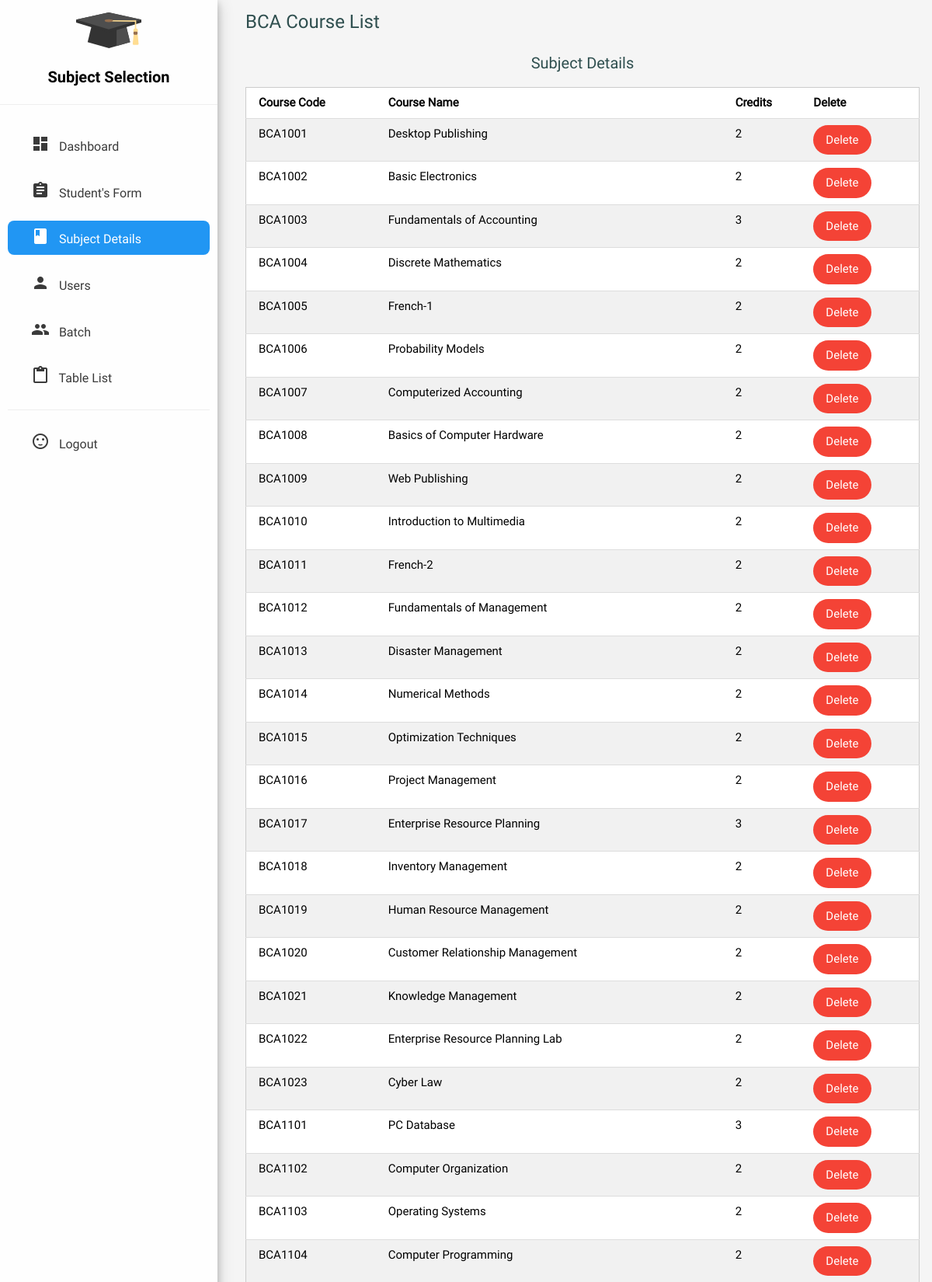
/admin/bcacourselist.php (signed in, upper part), run on the app's committed database.
### tables this page shows
CREATE TABLE `bcasubjectlist` (
  `course_code` varchar(8) NOT NULL COMMENT ' ',
  `course_name` varchar(50) NOT NULL,
  `credits` int(1) NOT NULL,
  `course_type` varchar(25) NOT NULL
);

### admin/bcacourselist.php (the view, shortened to what this page needs)
<!DOCTYPE html>
<html>
    <link rel="stylesheet" href="../css/w3.css">
    <link rel="stylesheet" href="../css/materialfonts.css">
    <body style="background-color: #f5f5f5;">
            <div class="w3-sidebar w3-bar-block w3-collapse w3-card-4 " style="width:280px;background-color: #fefefe;" id="mySidebar">
                <div class="w3-center">
                  <img class="w3-image  w3-margin-top w3-centered" height="30%" width="30%" src="../images/hat.svg" alt="hat" />
                  <p class="w3-centered" style="font-family: robotobold;font-size: 20px;">Subject Selection</p>
                </div>
                <hr>
                <div class="w3-center" style="padding: 10px;">
                    <a href="AdminDashboard.php" class="w3-bar-item w3-button w3-hover-light-gray w3-round-large w3-margin-bottom w3-text-dark-grey" style="font-family: robotoregular;padding-left: 30px;font-size: 16px;" ><i class="material-icons">dashboard</i>&nbsp;&nbsp; Dashboard</a>
                    <a href="AdminStudentForm.php" class="w3-bar-item w3-button w3-hover-light-gray w3-round-large w3-margin-bottom w3-text-dark-grey" style="font-family: robotoregular;padding-left: 30px;font-size: 16px;"><i class="material-icons">assignment</i>&nbsp;&nbsp; Student's Form</a>
                    <a href="AdminSubjectDetails.php" class="w3-bar-item w3-button w3-hover-blue w3-round-large w3-margin-bottom w3-blue w3-text-white" style="font-family: robotoregular;padding-left: 30px;font-size: 16px;"><i class="material-icons">book</i>&nbsp;&nbsp; Subject Details</a>
                    <a href="Users.php" class="w3-bar-item w3-button w3-hover-light-gray w3-round-large w3-margin-bottom w3-text-dark-grey" style="font-family: robotoregular;padding-left: 30px;font-size: 16px;"><i class="material-icons">person</i>&nbsp;&nbsp; Users</a>
                    <a href="batch.php" class="w3-bar-item w3-button w3-hover-light-gray w3-round-large w3-margin-bottom w3-text-dark-grey" style="font-family: robotoregular;padding-left: 30px;font-size: 16px;"><i class="material-icons">group</i>&nbsp;&nbsp; Batch</a>
                    <a href="TableList.php" class="w3-bar-item w3-button w3-hover-light-gray w3-round-large w3-margin-bottom w3-text-dark-grey" style="font-family: robotoregular;padding-left: 30px;font-size: 16px;"><i class="material-icons">content_paste</i>&nbsp;&nbsp; Table List</a>
                    <hr>
                        <a href="logout.php" class="w3-bar-item w3-button w3-hover-light-gray w3-round-medium w3-margin-top w3-text-dark-grey" style="font-family: robotoregular;padding-left: 30px;font-size: 16px;float:bottom;"><i class="material-icons">sentiment_satisfied</i>&nbsp;&nbsp; Logout</a>
                </div>
            </div>
            <div class="w3-main" style="margin-left:300px">
                <div>
                  <div class="w3-container">
                      <h3 style="font-family: robotoregular;color: darkslategray">BCA Course List </h3>
                  </div>
                </div>
                <div id="Demo1" class="w3-center w3-container">
                        <?php
                            include '../DBConnection.php';
                            $sql="SELECT * FROM `bcasubjectlist` WHERE course_type<>''";
                            $result = $conn->query($sql);
                            if ($result->num_rows > 0)
                            {
                                echo '<h4 style="font-family: robotoregular;color: darkslategray">Subject Details </h4>';
                                echo'<table  class="w3-table-all  w3-margin-bottom w3-margin-top">';
                                echo'<tr style="font-family: robotoregular;"> <th>Course Code</th> <th>Course Name</th> <th>Credits</th> <th>Delete</th></tr>';
                                while($row = $result->fetch_assoc()) {
                                    echo '<tr style="font-family: robotoregular;">';
                                    echo '<td>'.$row['course_code'].'</td>';
                                    echo '<td>'.$row['course_name'].'</td>';
                                    echo '<td>'.$row['credits'].'</td>';
                                    echo '<td><button type="button" name="delete" onclick="deleteSub(this);" class="w3-btn w3-red  w3-round-xxlarge" course_code='.$row['course_code'].'>Delete</button></td>';
                                    echo '</tr>';
                                }
                                echo '</table>';
                            }
                            else {
                                echo'<p class="w3-text-red">No Subject available ! </p>';
                            }
                        ?>
                </div>
            </div>
</body>
</html>

### css/w3.css (style rules this page uses)
html { box-sizing:border-box }
*,*:before,*:after { box-sizing:inherit }
html { -ms-text-size-adjust:100%;-webkit-text-size-adjust:100% }
body { margin:0 }
a { background-color:transparent;-webkit-text-decoration-skip:objects }
img { border-style:none }
hr { box-sizing:content-box;height:0;overflow:visible }
button,input,select,textarea { font:inherit;margin:0 }
button,input { overflow:visible }
button,select { text-transform:none }
button,html [type=button],[type=reset],[type=submit] { -webkit-appearance:button }
html,body { font-family:Verdana,sans-serif;font-size:15px;line-height:1.5 }
html { overflow-x:hidden }
h3 { font-size:24px }
h4 { font-size:20px }
h1,h2,h3,h4,h5,h6 { font-family:"Segoe UI",Arial,sans-serif;font-weight:400;margin:10px 0 }
hr { border:0;border-top:1px solid #eee;margin:20px 0 }
.w3-image { max-width:100%;height:auto }
img { margin-bottom:-5px }
a { color:inherit }
.w3-table,.w3-table-all { border-collapse:collapse;border-spacing:0;width:100%;display:table }
.w3-table-all { border:1px solid #ccc }
.w3-bordered tr,.w3-table-all tr { border-bottom:1px solid #ddd }
.w3-table-all tr:nth-child(odd) { background-color:#fff }
.w3-table-all tr:nth-child(even) { background-color:#f1f1f1 }
.w3-table td,.w3-table th,.w3-table-all td,.w3-table-all th { padding:8px 8px;display:table-cell;text-align:left;vertical-align:top }
.w3-table th:first-child,.w3-table td:first-child,.w3-table-all th:first-child,.w3-table-all td:first-child { padding-left:16px }
.w3-btn,.w3-button { border:none;display:inline-block;outline:0;padding:8px 16px;vertical-align:middle;overflow:hidden;text-decoration:none;color:inherit;background-color:inherit;text-align:center;cursor:pointer;white-space:nowrap }
.w3-btn,.w3-button { -webkit-touch-callout:none;-webkit-user-select:none;-khtml-user-select:none;-moz-user-select:none;-ms-user-select:none;user-select:none }
.w3-sidebar { height:100%;width:200px;background-color:#fff;position:fixed!important;z-index:1;overflow:auto }
.w3-main,#main { transition:margin-left .4s }
.w3-bar-block .w3-bar-item { width:100%;display:block;padding:8px 16px;text-align:left;border:none;outline:none;white-space:normal;float:none }
.w3-container:after,.w3-container:before,.w3-panel:after,.w3-panel:before,.w3-row:after,.w3-row:before,.w3-row-padding:after,.w3-row-padding:before, .w3-cell-row:before,.w3-cell-row:after,.w3-clear:after,.w3-clear:before,.w3-bar:before,.w3-bar:after { content:"";display:table;clear:both }
@media (min-width:993px) { .w3-sidebar.w3-collapse { display:block!important } }
.w3-round,.w3-round-medium { border-radius:4px }
.w3-round-large { border-radius:8px }
.w3-round-xxlarge { border-radius:32px }
.w3-container,.w3-panel { padding:0.01em 16px }
.w3-card-4,.w3-hover-shadow:hover { box-shadow:0 4px 10px 0 rgba(0,0,0,0.2),0 4px 20px 0 rgba(0,0,0,0.19) }
.w3-center { text-align:center!important }
.w3-margin-top { margin-top:16px!important }
.w3-margin-bottom { margin-bottom:16px!important }
.w3-blue,.w3-hover-blue:hover { color:#fff!important;background-color:#2196F3!important }
.w3-red,.w3-hover-red:hover { color:#fff!important;background-color:#f44336!important }
.w3-text-white,.w3-hover-text-white:hover { color:#fff!important }
.w3-text-dark-grey,.w3-hover-text-dark-grey:hover,.w3-text-dark-gray,.w3-hover-text-dark-gray:hover { color:#3a3a3a!important }

### admin/bcacourselist.php (style rules this page uses)
.material-icons { vertical-align:-14% }

### data on the page
bcasubjectlist: course_code "BCA1001", course_name "Desktop Publishing", credits "2"
bcasubjectlist: course_code "BCA1002", course_name "Basic Electronics", credits "2"
bcasubjectlist: course_code "BCA1003", course_name "Fundamentals of Accounting", credits "3"
bcasubjectlist: course_code "BCA1004", course_name "Discrete Mathematics", credits "2"
bcasubjectlist: course_code "BCA1005", course_name "French-1", credits "2"
bcasubjectlist: course_code "BCA1006", course_name "Probability Models", credits "2"
bcasubjectlist: course_code "BCA1007", course_name "Computerized Accounting", credits "2"
bcasubjectlist: course_code "BCA1008", course_name "Basics of Computer Hardware", credits "2"
bcasubjectlist: course_code "BCA1009", course_name "Web Publishing", credits "2"
bcasubjectlist: course_code "BCA1010", course_name "Introduction to Multimedia", credits "2"
bcasubjectlist: course_code "BCA1011", course_name "French-2", credits "2"
bcasubjectlist: course_code "BCA1012", course_name "Fundamentals of Management", credits "2"
bcasubjectlist: course_code "BCA1013", course_name "Disaster Management", credits "2"
bcasubjectlist: course_code "BCA1014", course_name "Numerical Methods", credits "2"
bcasubjectlist: course_code "BCA1015", course_name "Optimization Techniques", credits "2"
bcasubjectlist: course_code "BCA1016", course_name "Project Management", credits "2"
bcasubjectlist: course_code "BCA1017", course_name "Enterprise Resource Planning", credits "3"
bcasubjectlist: course_code "BCA1018", course_name "Inventory Management", credits "2"
bcasubjectlist: course_code "BCA1019", course_name "Human Resource Management", credits "2"
bcasubjectlist: course_code "BCA1020", course_name "Customer Relationship Management", credits "2"
bcasubjectlist: course_code "BCA1021", course_name "Knowledge Management", credits "2"
bcasubjectlist: course_code "BCA1022", course_name "Enterprise Resource Planning Lab", credits "2"
bcasubjectlist: course_code "BCA1023", course_name "Cyber Law", credits "2"
bcasubjectlist: course_code "BCA1101", course_name "PC Database", credits "3"
bcasubjectlist: course_code "BCA1102", course_name "Computer Organization", credits "2"
bcasubjectlist: course_code "BCA1103", course_name "Operating Systems", credits "2"
bcasubjectlist: course_code "BCA1104", course_name "Computer Programming", credits "2"
